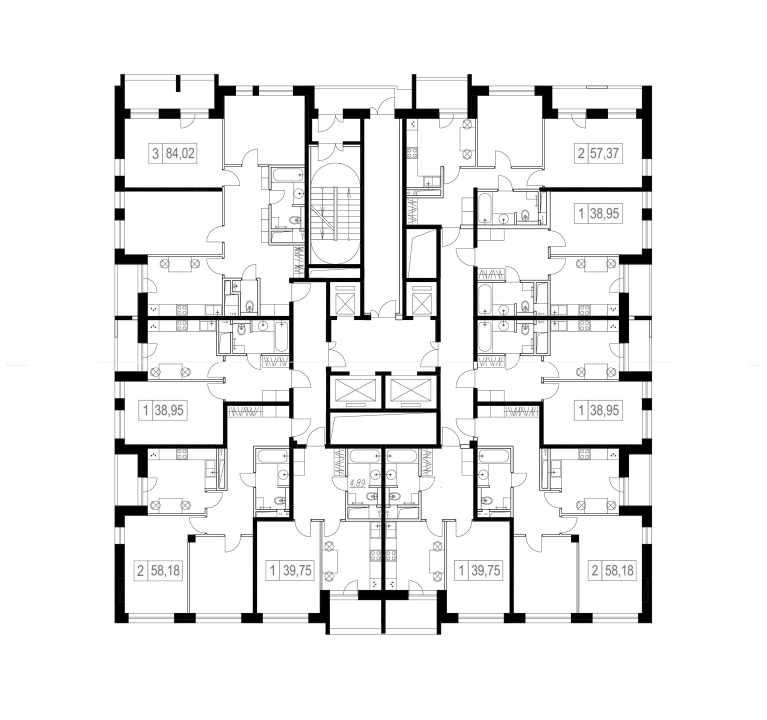
#> input picture media/images/2.jpg, 2300 x 2158 px (shown at 1/3 size)
$ python -i make_graph_houghlines.py   (imports and definitions only)
#> lines starting #> are read from the running program, lines starting #| are printed output that depends on the picture; after the words box and inside, x2 and y2 are one past the last pixel; in counts of white or black regions, pixels touching at a corner belong together
#!/bin/python3

from __future__ import print_function
import cv2
import numpy as np
import argparse
import imutils
from .graph import *
import math
import numpy as np
from cv2 import ximgproc
import sys
from .json_convert import json_convert

from skimage import morphology


# [30 lines left out: function image_resize, not called in this run]


def create_walls_img(src_img):
    img = src_img

    img = cv2.bitwise_not(img)
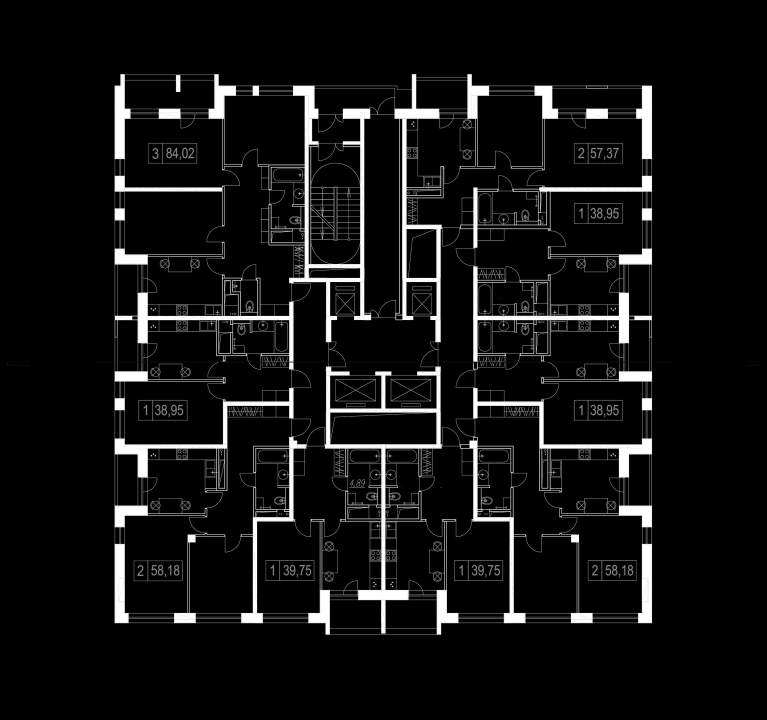
#> img: shape (2158, 2300) (shown at 1/3 size); min 0, max 255, mean 18

    kernel = np.ones((5, 5), np.uint8)

    (thresh, img) = cv2.threshold(img, 128, 255, cv2.THRESH_BINARY | cv2.THRESH_OTSU)
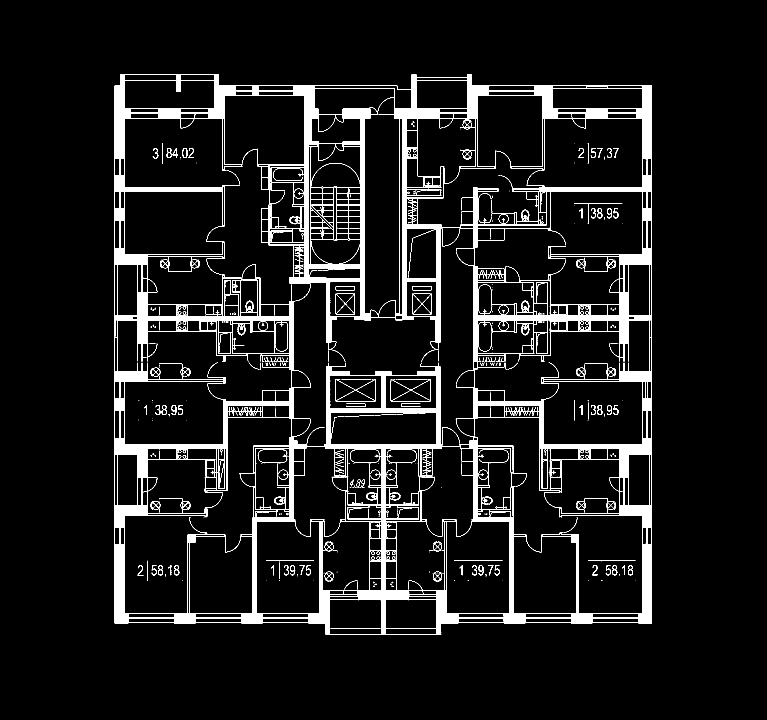
#> img: shape (2158, 2300) (shown at 1/3 size); 7.3% white; 658 white regions (404 under 20 px), largest, box (x1, y1, x2, y2) and area: (344, 222, 1956, 1904) 338706, (1007, 1137, 1127, 1204) 540, (1172, 1137, 1293, 1204) 538
#> thresh = 112

    # kernel = np.ones((7,7),np.uint8)
    # kernel = np.array([[5, -5, 5], [-5, 20, -5], [5, -5, 5]], np.uint8)

    img = cv2.morphologyEx(img, cv2.MORPH_OPEN, kernel)
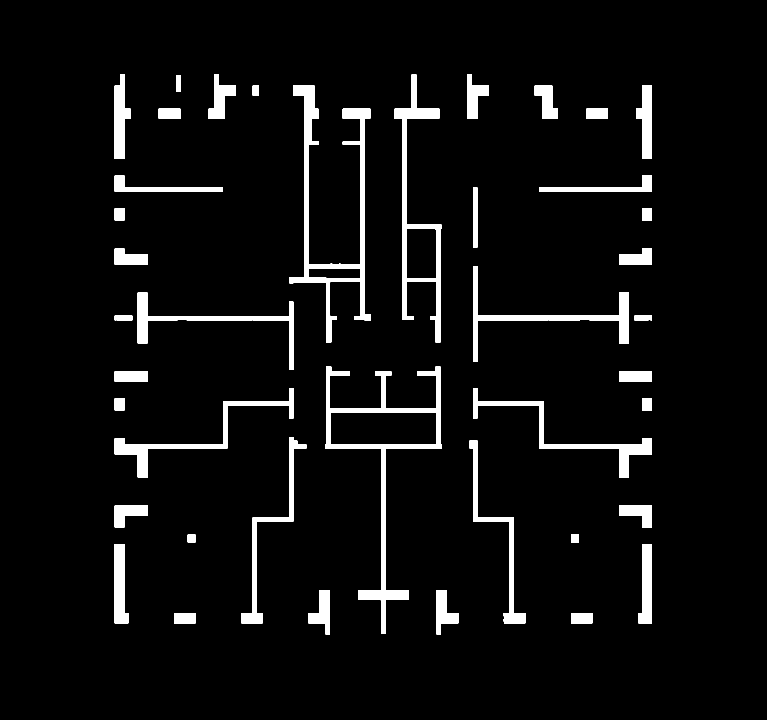
#> img: shape (2158, 2300) (shown at 1/3 size); 5.3% white; 42 white regions, largest, box (x1, y1, x2, y2) and area: (867, 257, 1113, 1027) 29713, (975, 1100, 1325, 1901) 29018, (1183, 222, 1325, 1027) 20949

    kernel = np.ones((5, 5), np.uint8)
    img = cv2.dilate(img, kernel, iterations=1)
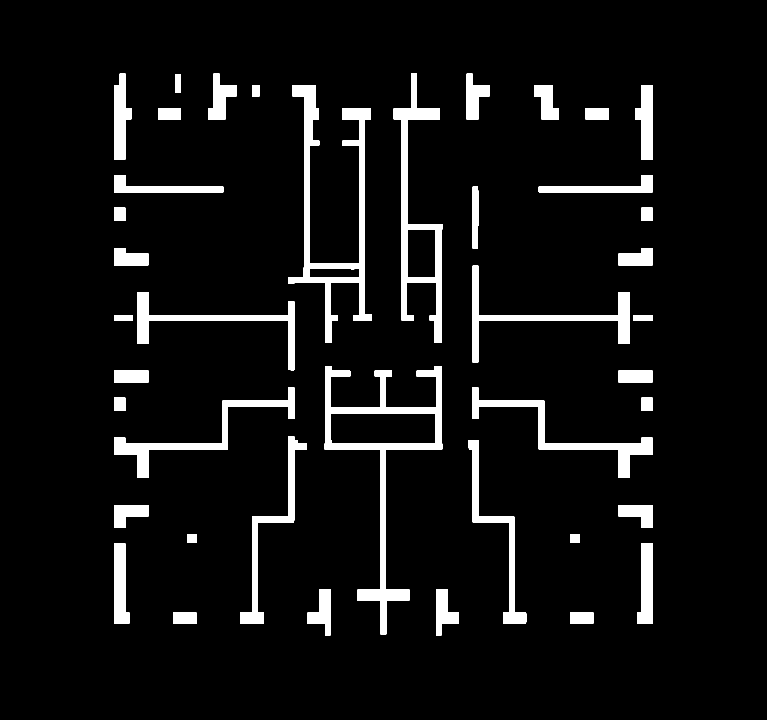
#> img: shape (2158, 2300) (shown at 1/3 size); 6.5% white; 41 white regions, largest, box (x1, y1, x2, y2) and area: (865, 255, 1115, 1029) 37855, (973, 1098, 1327, 1903) 37407, (1181, 220, 1327, 1029) 26693

    imglab = morphology.label(img)
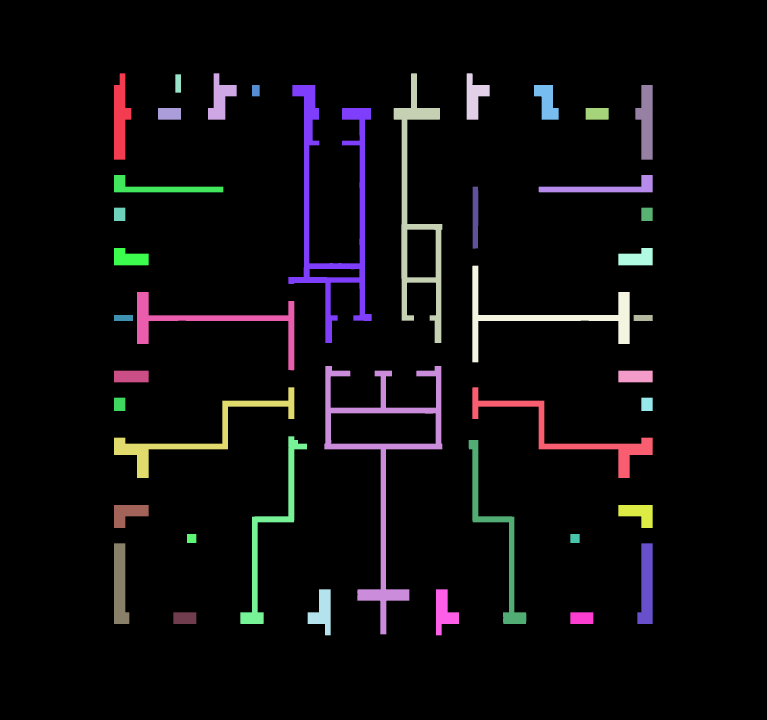
#> imglab: shape (2158, 2300) int64 (shown at 1/3 size); 42 distinct labels, from 0 to 41; one colour per label, 0 black
    cleaned = morphology.remove_small_objects(imglab, min_size=256, connectivity=2)

    img3 = np.zeros((cleaned.shape))  # create array of size cleaned
    img3[cleaned > 0] = 255
    img3 = np.uint8(img3)

    return img3


# [60 lines left out: functions draw_graph, connect_graph, pixel_crosses_line, cut_off_edges, not called in this run]


class Point:
    def __init__(self, x, y):
        self.x = x
        self.y = y


def ccw(A, B, C):
    return (C.y - A.y) * (B.x - A.x) > (B.y - A.y) * (C.x - A.x)


def line_segs_intersect(A, B, C, D):
    return ccw(A, C, D) != ccw(B, C, D) and ccw(A, B, C) != ccw(A, B, D)


# [104 lines left out: functions edge_crosses_line, cut_off_edged_with_lines, is_vert_free, remove_free_vertices, erode, calc_line_thickness and 3 more, not called in this run]

>>> import cv2
>>> picture = cv2.imread('../../media/images/2.jpg', cv2.IMREAD_GRAYSCALE)
>>> result = create_walls_img(picture)

$ run again, on media/images/3.jpg
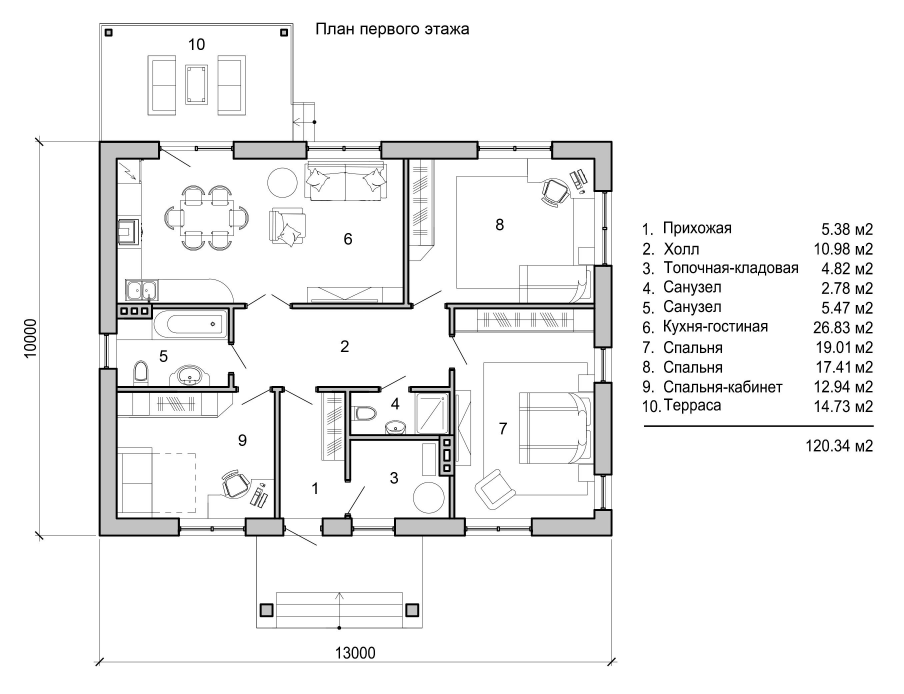
#> input picture media/images/3.jpg, 2712 x 2080 px (shown at 1/3 size)
#> picture is the input picture: shape (2080, 2712); min 0, max 255, mean 242.4
#> in create_walls_img, `(thresh, img) = cv2.threshold(img, 128, 255, cv2.THRESH_BINARY | cv2.T..`:
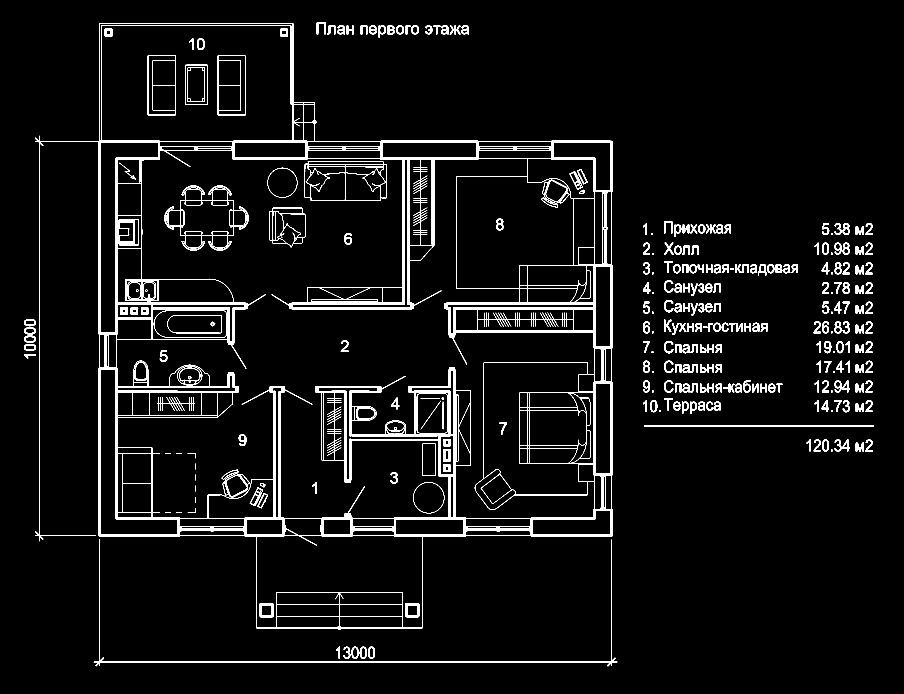
#> img: shape (2080, 2712) (shown at 1/3 size); 4.5% white; 285 white regions (2 under 20 px), largest, box (x1, y1, x2, y2) and area: (105, 70, 1838, 1889) 154454, (281, 1618, 1852, 1999) 4509, (493, 556, 746, 752) 4011
#> thresh = 114
#> imglab: shape (2080, 2712) int64; 245 distinct labels, from 0 to 244
#> cleaned: shape (2080, 2712) int64; 68 distinct labels, from 0 to 238
#> `result = create_walls_img(picture)`:
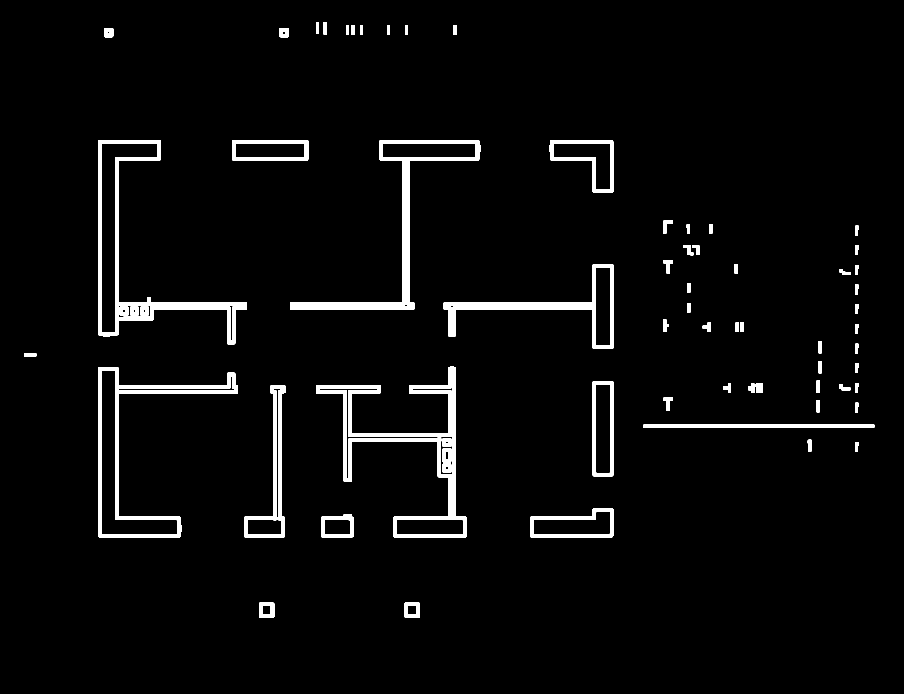
#> result: shape (2080, 2712) (shown at 1/3 size); 3.4% white; 67 white regions, largest, box (x1, y1, x2, y2) and area: (948, 1100, 1400, 1612) 32381, (294, 420, 740, 1033) 25819, (294, 1101, 714, 1612) 23083

$ run again, on media/images/5.jpg
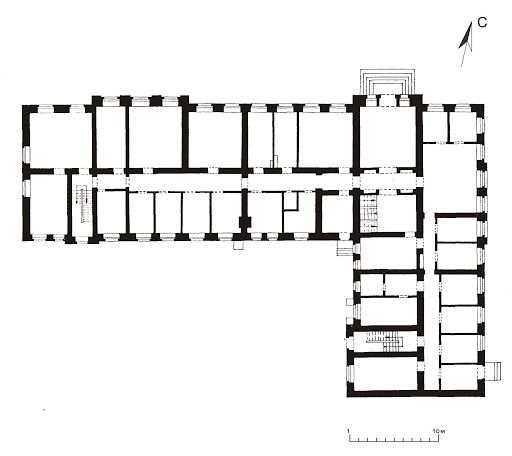
#> input picture media/images/5.jpg, 512 x 456 px
#> in create_walls_img, `(thresh, img) = cv2.threshold(img, 128, 255, cv2.THRESH_BINARY | cv2.T..`:
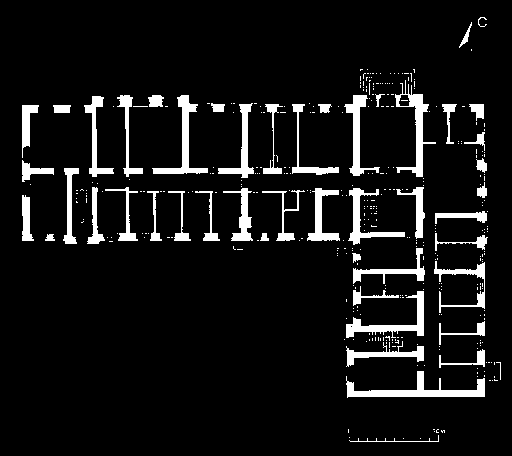
#> img: shape (456, 512); 7.8% white; 374 white regions (325 under 20 px), largest, box (x1, y1, x2, y2) and area: (346, 371, 485, 398) 1261, (395, 80, 436, 177) 946, (152, 95, 208, 174) 931
#> thresh = 112
#> imglab: shape (456, 512) int64; 55 distinct labels, from 0 to 54
#> cleaned: shape (456, 512) int64; 25 distinct labels, from 0 to 54
#> `result = create_walls_img(picture)`:
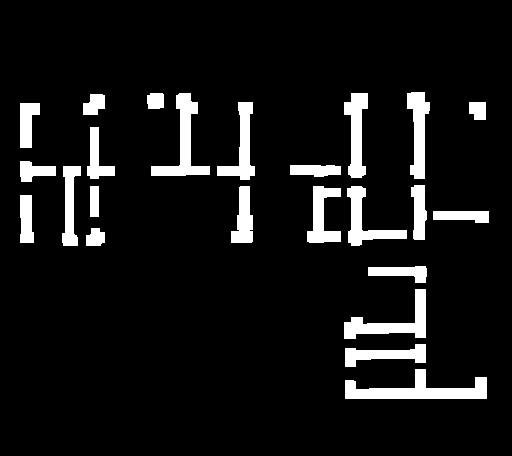
#> result: shape (456, 512); 8.4% white; 24 white regions, largest, box (x1, y1, x2, y2) and area: (345, 369, 487, 399) 1976, (151, 93, 210, 176) 1514, (344, 289, 426, 339) 1429

$ run again, on media/images/6.jpg
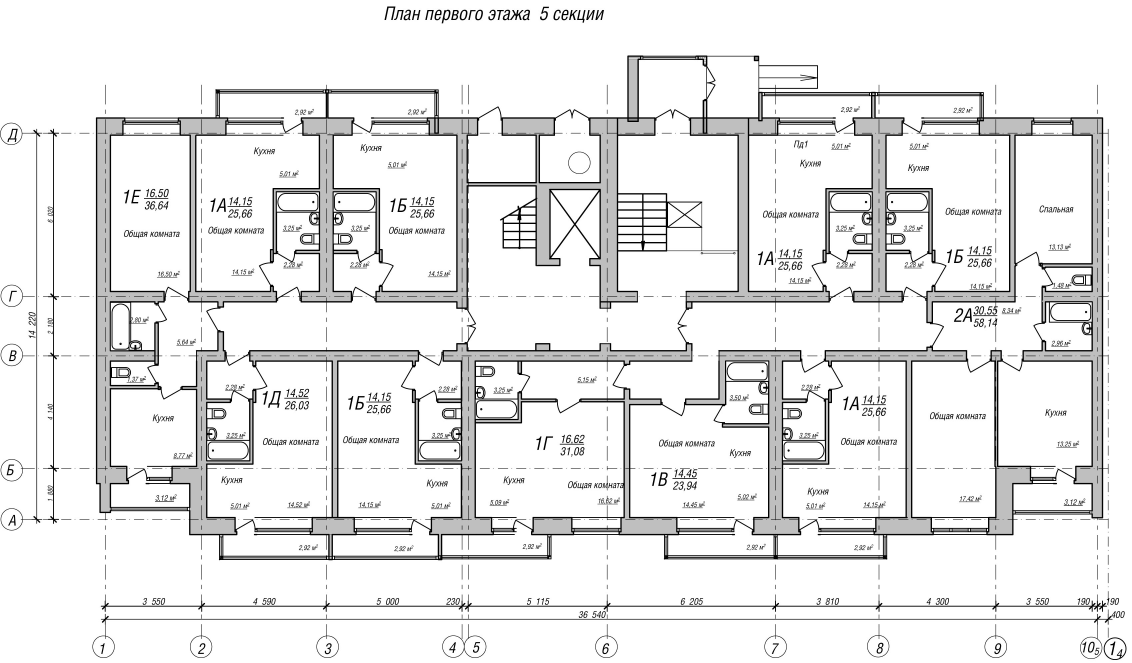
#> input picture media/images/6.jpg, 3394 x 1988 px (shown at 1/3 size)
#> picture is the input picture: shape (1988, 3394); min 0, max 255, mean 233.3
#> in create_walls_img, `(thresh, img) = cv2.threshold(img, 128, 255, cv2.THRESH_BINARY | cv2.T..`:
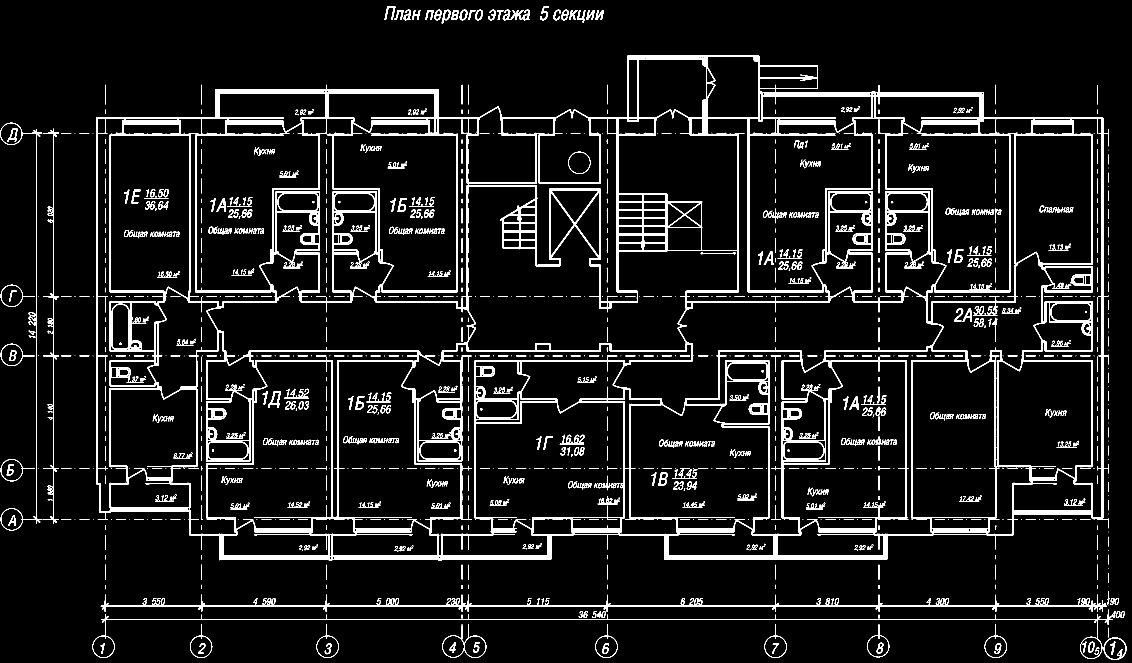
#> img: shape (1988, 3394) (shown at 1/3 size); 7.1% white; 1570 white regions (358 under 20 px), largest, box (x1, y1, x2, y2) and area: (288, 166, 3326, 1681) 331792, (302, 1784, 3321, 1836) 11425, (277, 1828, 3347, 1977) 7623
#> thresh = 115
#> imglab: shape (1988, 3394) int64; 329 distinct labels, from 0 to 328
#> cleaned: shape (1988, 3394) int64; 104 distinct labels, from 0 to 312
#> `result = create_walls_img(picture)`:
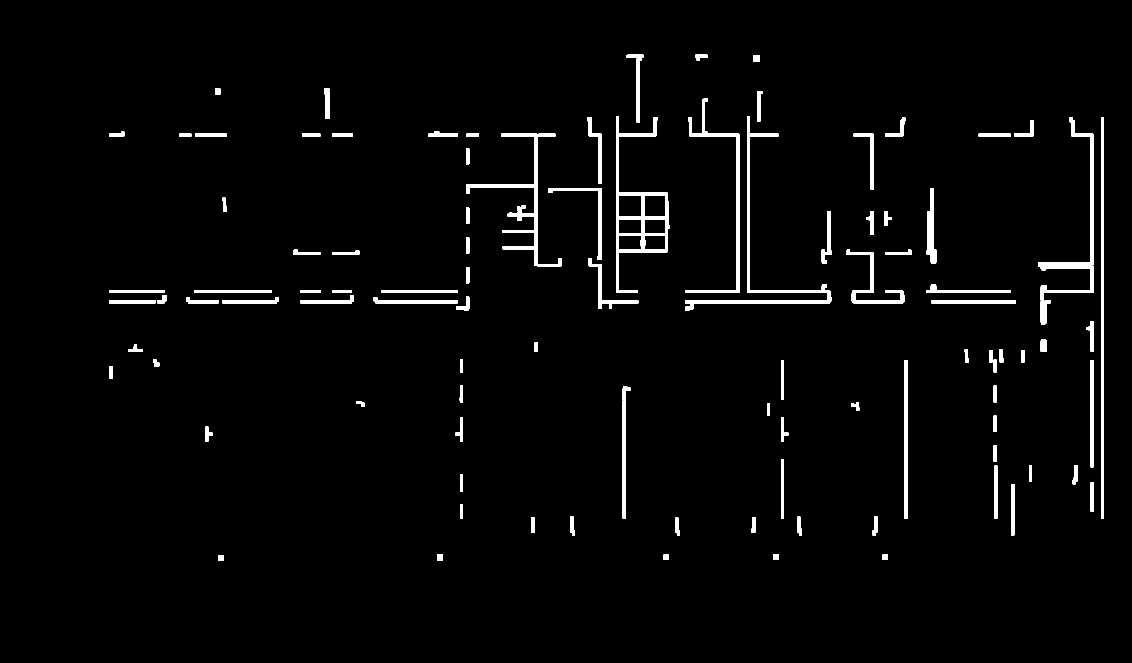
#> result: shape (1988, 3394) (shown at 1/3 size); 2.4% white; 103 white regions, largest, box (x1, y1, x2, y2) and area: (1848, 350, 2010, 879) 14972, (3303, 352, 3312, 1556) 10836, (3114, 351, 3281, 902) 10059
